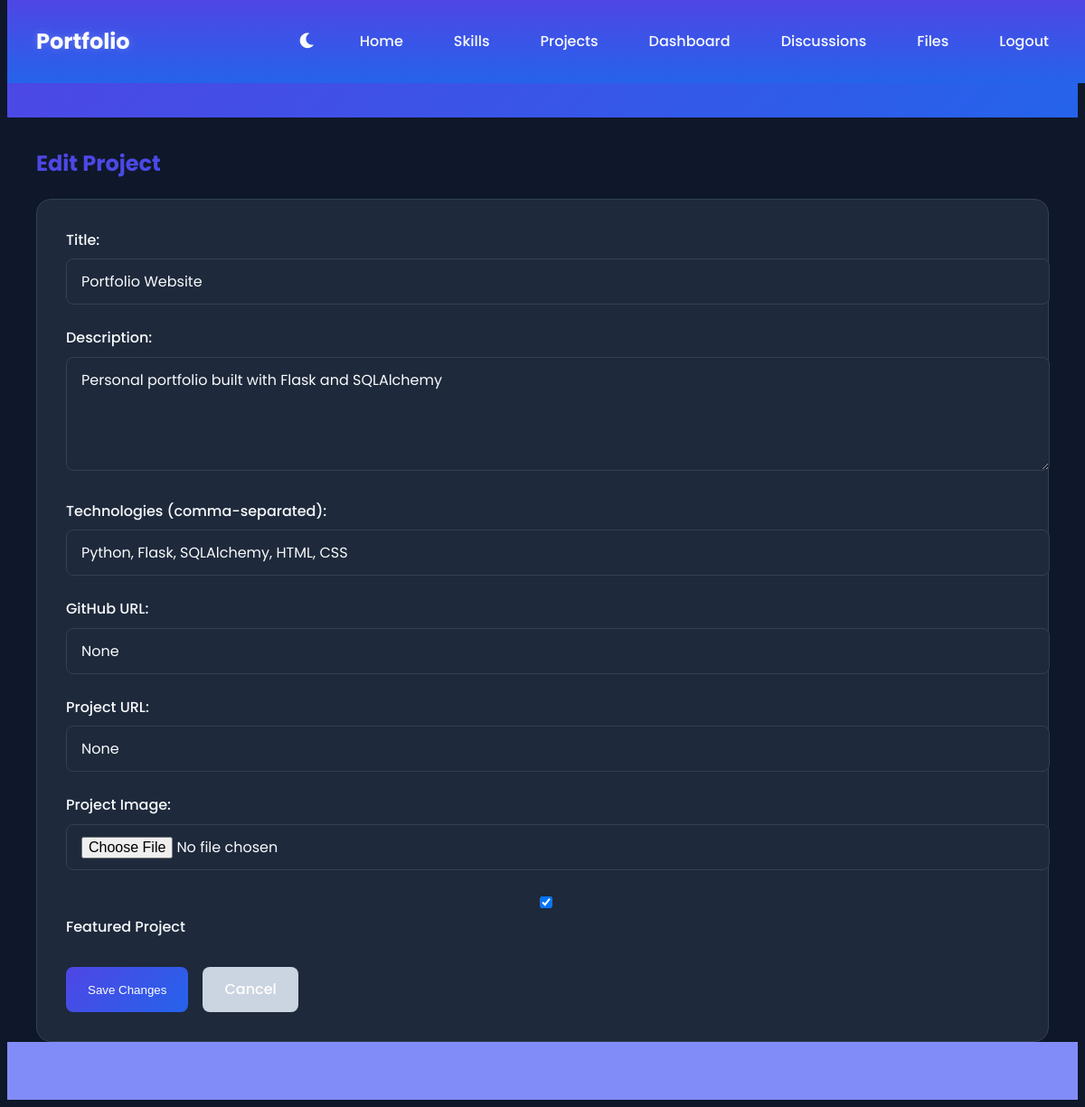
The app's page /edit_project/1 (signed in) with its own data.
### app.py (models this page shows, shortened)
class Project(db.Model):
    id = db.Column(db.Integer, primary_key=True)
    title = db.Column(db.String(100), nullable=False)
    description = db.Column(db.Text)
    image_url = db.Column(db.String(200))
    project_url = db.Column(db.String(200))
    github_url = db.Column(db.String(200))
    technologies = db.Column(db.String(200))
    completion_date = db.Column(db.DateTime, default=datetime.utcnow)
    featured = db.Column(db.Boolean, default=False)
    student_id = db.Column(db.Integer, db.ForeignKey('student.id'), nullable=False)

### app.py (the view, shortened to what this page needs)
@app.route('/edit_project/<int:id>', methods=['GET', 'POST'])
@login_required
def edit_project(id):
    project = Project.query.get_or_404(id)
    if project.student_id != current_user.id:
        flash('Unauthorized access', 'error')
        return redirect(url_for('projects'))
    return render_template('edit_project.html', project=project)

### app.py (called while the page is built)
@login_manager.user_loader
def load_user(user_id):
    return Student.query.get(int(user_id))

### templates/edit_project.html (shortened to what this page needs)
{% extends "base.html" %}
{% block content %}
<div class="container">
    <h2 class="gradient-text">Edit Project</h2>
    <form method="POST" enctype="multipart/form-data" class="form-container card">
        <div class="form-group">
            <label for="title">Title:</label>
            <input type="text" id="title" name="title" value="{{ project.title }}" required>
        </div>
        <div class="form-group">
            <label for="description">Description:</label>
            <textarea id="description" name="description" rows="4" required>{{ project.description }}</textarea>
        </div>
        <div class="form-group">
            <label for="technologies">Technologies (comma-separated):</label>
            <input type="text" id="technologies" name="technologies" value="{{ project.technologies }}">
        </div>
        <div class="form-group">
            <label for="github_url">GitHub URL:</label>
            <input type="url" id="github_url" name="github_url" value="{{ project.github_url }}">
        </div>
        <div class="form-group">
            <label for="project_url">Project URL:</label>
            <input type="url" id="project_url" name="project_url" value="{{ project.project_url }}">
        </div>
        <div class="form-group">
            <label for="image">Project Image:</label>
            <input type="file" id="image" name="image" accept="image/*">
        </div>
        <div class="form-group">
            <label>
                <input type="checkbox" name="featured" {% if project.featured %}checked{% endif %}>
                Featured Project
            </label>
        </div>
        <div class="form-actions">
            <button type="submit" class="btn">Save Changes</button>
            <a href="{{ url_for('projects') }}" class="btn btn-secondary">Cancel</a>
        </div>
    </form>
</div>
{% endblock %}

### templates/base.html (style rules this page uses)
:root[data-theme="dark"] { --primary-color: #818cf8; --secondary-color: #6366f1; --accent-color: #4f46e5; --background-color: #0f172a; --card-bg: #1e293b; --text-color: #f8fafc; --text-muted: #cbd5e1; --border-color: #334155; --gradient-start: #4f46e5; --gradient-end: #2563eb; --hover-color: #6366f1; --shadow-color: rgba(0, 0, 0, 0.3); }
body { font-family: 'Poppins', sans-serif; line-height: 1.6; color: var(--text-color); background-color: var(--background-color); transition: all 0.3s ease; }
.container { max-width: 1400px; margin: 0 auto; padding: 0 2rem; }
.card { background: var(--secondary-color); border-radius: 1rem; padding: 2rem; box-shadow: var(--card-shadow); transition: all 0.3s ease; color: var(--text-color); background: var(--card-bg); border: 1px solid var(--border-color); }
.btn { display: inline-block; padding: 0.75rem 1.5rem; background: var(--primary-color); color: white; text-decoration: none; border-radius: 0.5rem; font-weight: 500; transition: all 0.3s ease; border: none; cursor: pointer; background: linear-gradient(135deg, var(--gradient-start), var(--gradient-end)); }
.form-group { margin-bottom: 1.5rem; }
.form-group label { display: block; margin-bottom: 0.5rem; font-weight: 500; color: var(--text-color); }
.form-group input, .form-group textarea, .form-group select { width: 100%; padding: 0.75rem 1rem; border: 1px solid var(--accent-color); border-radius: 0.5rem; font-size: 1rem; font-family: inherit; transition: border-color 0.3s ease; background-color: var(--secondary-color); color: var(--text-color); background-color: var(--card-bg); border: 1px solid var(--border-color); }
.gradient-text { background: linear-gradient(135deg, var(--gradient-start), var(--gradient-end)); -webkit-background-clip: text; -webkit-text-fill-color: transparent; }

### templates/edit_project.html (style rules this page uses)
.form-actions { display: flex; gap: 1rem; margin-top: 2rem; }
.btn-secondary { background: var(--text-muted); }

### records on screen
Project: title "Portfolio Website", description "Personal portfolio built with Flask and SQLAlchemy", technologies "Python, Flask, SQLAlchemy, HTML, CSS", github_url "None", project_url "None", featured "☑"
